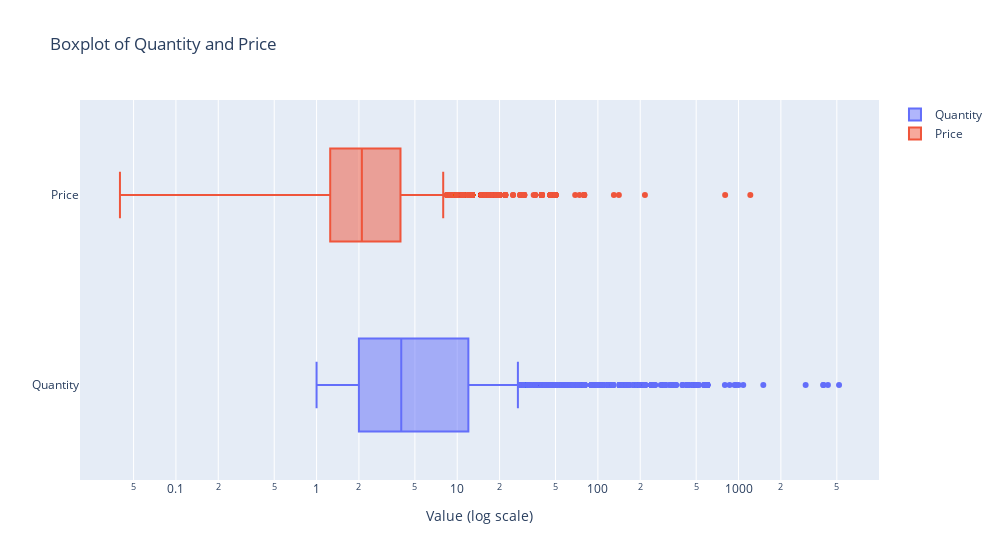

Notebook source saved alongside this figure:
### Markdown cell above
### 4.1 Distribution of Quantity & Price

### Code cell
# Boxplot
fig = go.Figure()

# Add box traces for Quantity and Price
for col in ['Quantity', 'Price']:
    fig.add_trace(go.Box(
        x=df[col],
        name=col,
        orientation='h'
    ))

# Update layout
fig.update_layout(
    width=1000,
    title='Boxplot of Quantity and Price',
    xaxis_title='Value (log scale)',
    xaxis_type='log'
)

fig.show()

### Figure 1 — Plotly figure (JSON) as saved in the notebook; plotly's stock layout.template omitted (floating-point values rounded to 4 significant figures; data arrays with more than 128 entries replaced by an {"elided": "..."} marker saying what was removed)
{"data": [{"name": "Quantity", "orientation": "h", "type": "box", "x": {"elided": "30754 int values"}}, {"name": "Price", "orientation": "h", "type": "box", "x": {"elided": "30754 float values"}}], "layout": {"title": {"text": "Boxplot of Quantity and Price"}, "width": 1000, "xaxis": {"title": {"text": "Value (log scale)"}, "type": "log"}}}
